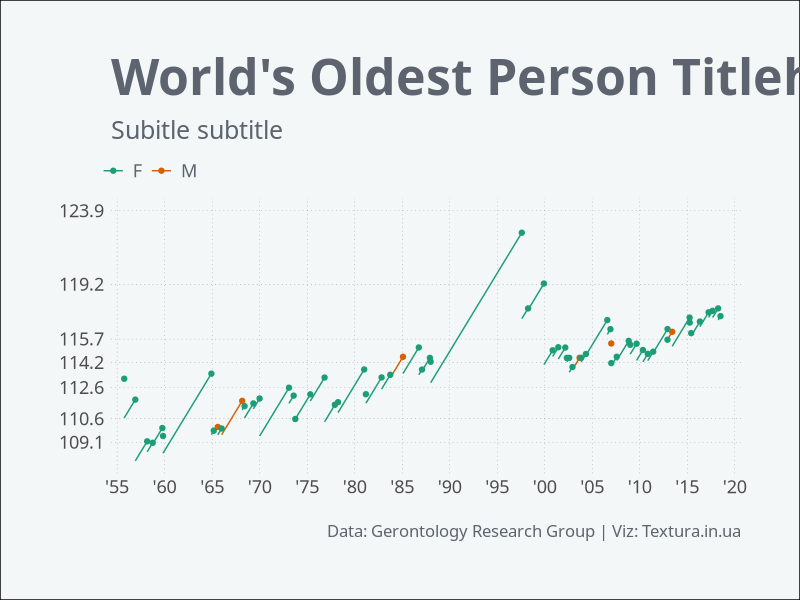

Recreate this plot in R.
library(dplyr)
library(stringr)
library(ggplot2)

Sys.setlocale(category = 'LC_TIME', locale = 'en_US.UTF-8')

df <- read.csv('data.csv', stringsAsFactors = F)

# declare function to format dates

fix_dates <- function(date_vector){
  
  date_vector <- date_vector %>% 
    str_replace_all('Jan.', 'January') %>% 
    str_replace_all('Feb.', 'February') %>% 
    str_replace_all('Mar.', 'March') %>% 
    str_replace_all('Apr.', 'April') %>% 
    str_replace_all('Aug.', 'August') %>% 
    str_replace_all('Sept.', 'September') %>% 
    str_replace_all('Oct.', 'October') %>% 
    str_replace_all('Nov.', 'November') %>% 
    str_replace_all('Dec.', 'December') %>% 
    str_squish()
  
  date_vector <- case_when(
    str_detect(date_vector, '(?<=\\w )\\d') ~ paste0(str_extract(date_vector, '^\\w+'),
                                                    ' 0',
                                                    str_extract(date_vector, '(?<=\\w )\\d'),
                                                    ', ',
                                                    str_extract(date_vector, '\\b\\d{4}\\b'))
  )

  date_vector <- as.Date(date_vector, format = '%B %d, %Y')
      
  return(date_vector)
  
}


# fix dates and calculate necessary variables

df <- df %>% 
  mutate(born = fix_dates(born),
         died = fix_dates(died),
         age = lubridate::time_length(died - born, 'years')) %>% 
  select(index, born, died, age, gender, is_a_new_record) %>% 
  mutate(reign = lead(died, n = 1) - died,
         became = lag(died),
         lost = died,
         age_became = lubridate::time_length(became - born, 'years'))

# fix current titleholder dates

df$died[nrow(df)] <- Sys.Date()
df$lost[nrow(df)] <- Sys.Date()
df$age[nrow(df)] <- lubridate::time_length(df$died[nrow(df)] - df$born[nrow(df)], 'years')

# visualize

png(filename = 'oldest.png', width = 1000, height = 600)

ggplot(df)+
  geom_segment(aes(x = became, y = age_became, xend = died, yend = age, color = gender))+
  geom_point(aes(x = died, y = age, color = gender))+
  scale_color_brewer(type = 'qual', palette = 2)+
  scale_x_date(limits = c(as.Date('1955-01-01'), as.Date('2020-01-01')),
               breaks = seq.Date(as.Date('1955-01-01'), as.Date('2020-01-01'), '5 years'), 
               date_labels = '\'%y', expand = c(0.01, 0.01))+
  scale_y_continuous(breaks = classInt::classIntervals(as.numeric(df$age), 6, 
                                                       style = 'jenks')$brks %>% 
                       round(digits = 1))+
  labs(title = 'World\'s Oldest Person Titleholders Since 1955',
       subtitle = 'Subitle subtitle',
       caption = 'Data: Gerontology Research Group | Viz: Textura.in.ua')+
  theme_minimal(base_family = 'Ubuntu Mono')+
  theme(
    legend.position = 'top',
    legend.justification = 'left',
    legend.title = element_blank(),
    legend.text = element_text(size = 13),
    legend.spacing.x = unit(5, 'pt'),
    legend.margin = margin(l = -7),
    text = element_text(color = '#5D646F'),
    axis.title = element_blank(),
    axis.text = element_text(size = 13),
    panel.grid.major = element_line(linetype = 'dotted', color = '#5D646F', size = 0.1),
    panel.grid.minor = element_blank(),
    plot.title = element_text(size = 36, face = 'bold', margin = margin(b = 10)),
    plot.subtitle = element_text(size = 18, margin = margin(b = 10)),
    plot.caption = element_text(size = 12, margin = margin(t = 20)),
    plot.background = element_rect(fill = '#F3F7F7'),
    plot.margin = unit(c(1.5, 1.5, 1.5, 1.5), 'cm')
  )

dev.off()
